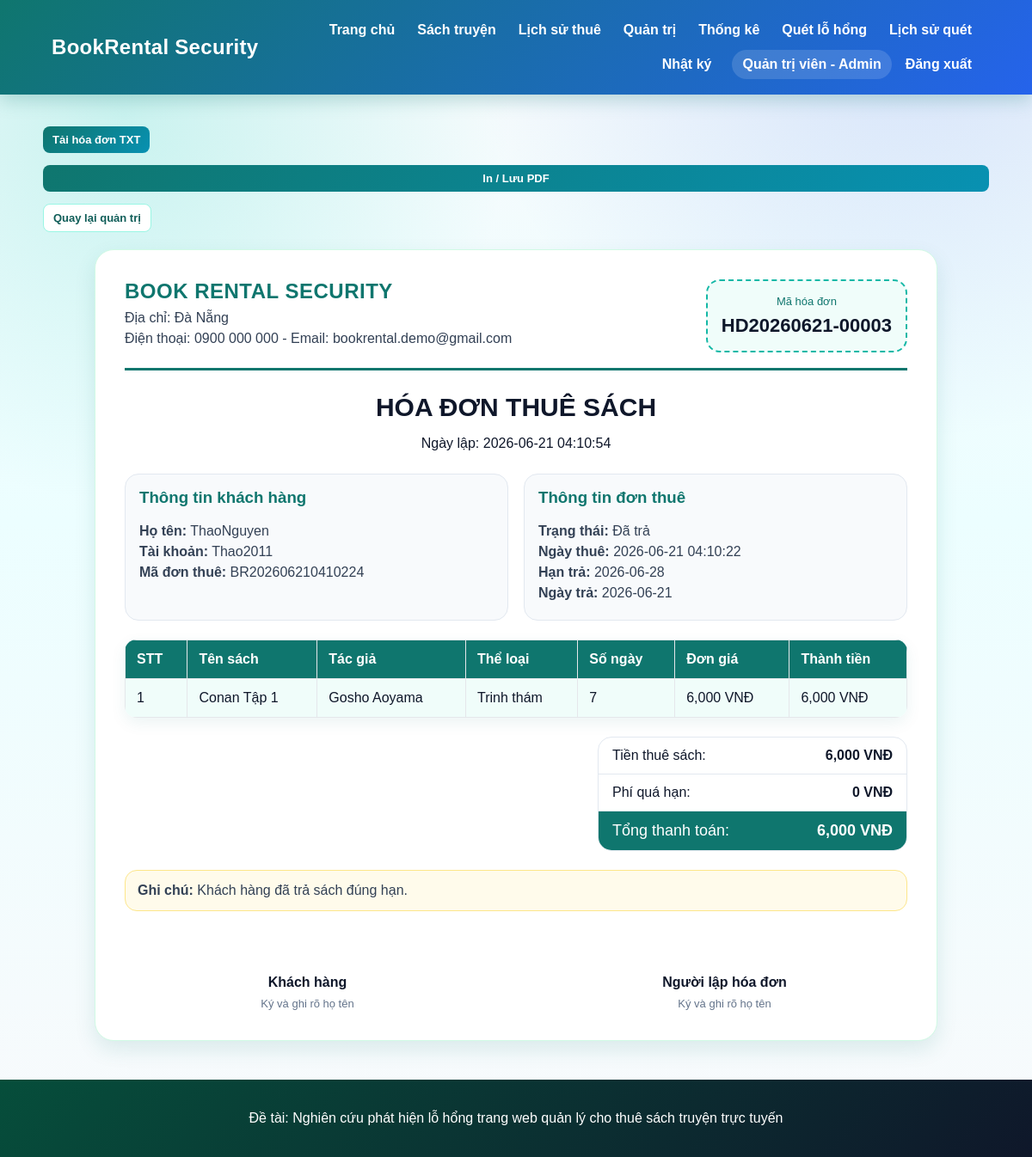
/invoice/3 (signed in), run on the app's committed database.
### tables this page shows
CREATE TABLE invoices (
            id INTEGER PRIMARY KEY AUTOINCREMENT,
            invoice_code TEXT UNIQUE NOT NULL,
            rental_id INTEGER UNIQUE NOT NULL,
            subtotal REAL DEFAULT 0,
            late_fee REAL DEFAULT 0,
            total_amount REAL DEFAULT 0,
            issued_at TEXT NOT NULL,
            created_by INTEGER,
            note TEXT,
            FOREIGN KEY(rental_id) REFERENCES rentals(id),
            FOREIGN KEY(created_by) REFERENCES users(id)
        );

CREATE TABLE users (
            id INTEGER PRIMARY KEY AUTOINCREMENT,
            fullname TEXT NOT NULL,
            username TEXT UNIQUE NOT NULL,
            password TEXT NOT NULL,
            role TEXT NOT NULL DEFAULT 'customer',
            created_at TEXT DEFAULT CURRENT_TIMESTAMP,
            last_login TEXT
        );

CREATE TABLE rentals (
            id INTEGER PRIMARY KEY AUTOINCREMENT,
            rental_code TEXT,
            user_id INTEGER NOT NULL,
            book_id INTEGER NOT NULL,
            status TEXT NOT NULL,
            created_at TEXT DEFAULT CURRENT_TIMESTAMP,
            updated_at TEXT,
            due_at TEXT,
            returned_at TEXT,
            late_fee REAL DEFAULT 0,
            note TEXT,
            FOREIGN KEY(user_id) REFERENCES users(id),
            FOREIGN KEY(book_id) REFERENCES books(id)
        );

CREATE TABLE books (
            id INTEGER PRIMARY KEY AUTOINCREMENT,
            title TEXT NOT NULL,
            author TEXT NOT NULL,
            category TEXT NOT NULL,
            quantity INTEGER NOT NULL,
            price REAL NOT NULL,
            description TEXT,
            cover_image TEXT
        );

### app.py (the view)
@app.route("/invoice/<int:rental_id>")
@login_required
def invoice_detail(rental_id):
    rental = get_invoice_data(rental_id)
    if not rental:
        flash("Không tìm thấy đơn thuê.")
        return redirect(url_for("index"))
    is_manager = session.get("role") in ("admin", "staff")
    is_owner = rental["user_id"] == session.get("user_id")
    if not is_manager and not is_owner:
        flash("Bạn không có quyền xem hóa đơn này.")
        return redirect(url_for("index"))
    if rental["status"] == "Đã hủy":
        flash("Không thể xem hóa đơn cho đơn đã hủy.")
        return redirect(url_for("admin") if is_manager else url_for("my_rentals"))
    invoice = create_or_update_invoice(rental_id)
    if not invoice:
        flash("Không thể tạo hóa đơn cho đơn thuê này.")
        return redirect(url_for("admin") if is_manager else url_for("my_rentals"))
    log_action("Xem hóa đơn", f"Xem hóa đơn {invoice['invoice_code']} cho đơn thuê ID {rental_id}")
    return render_template("invoice.html", invoice=build_invoice_view_model(invoice))

### app.py (called while the page is built)
def now_text():
    return datetime.now().strftime("%Y-%m-%d %H:%M:%S")

def get_db():
    conn = sqlite3.connect(DATABASE)
    conn.row_factory = sqlite3.Row
    return conn

def log_action(action, detail=""):
    try:
        conn = get_db()
        conn.execute(
            "INSERT INTO audit_logs (user_id, action, detail, created_at) VALUES (?, ?, ?, ?)",
            (session.get("user_id"), action, detail, now_text()),
        )
        conn.commit()
        conn.close()
    except Exception:
        pass

def login_required(view_func):
    @wraps(view_func)
    def wrapper(*args, **kwargs):
        if "user_id" not in session:
            flash("Bạn cần đăng nhập để sử dụng chức năng này.")
            return redirect(url_for("login"))
        return view_func(*args, **kwargs)
    return wrapper

@app.context_processor
def inject_permissions():
    role = session.get("role")
    return {
        "roles": ROLES,
        "can_manage_books": role in PERMISSIONS["manage_books"],
        "can_manage_rentals": role in PERMISSIONS["manage_rentals"],
        "can_manage_users": role in PERMISSIONS["manage_users"],
        "can_security_scan": role in PERMISSIONS["security_scan"],
    }

def money_vnd(value):
    try:
        return f"{float(value):,.0f} VNĐ"
    except (TypeError, ValueError):
        return "0 VNĐ"

@app.template_filter("money_vnd")
def money_vnd_filter(value):
    return money_vnd(value)

def get_invoice_data(rental_id):
    conn = get_db()
    rental = conn.execute(
        """
        SELECT
            rentals.id,
            rentals.rental_code,
            rentals.status,
            rentals.created_at,
            rentals.updated_at,
            rentals.due_at,
            rentals.returned_at,
            rentals.late_fee,
            rentals.note,
            users.id AS user_id,
            users.fullname,
            users.username,
            books.title AS book_title,
books.author,
books.category,
books.price,
books.cover_image
        FROM rentals
        JOIN users ON rentals.user_id = users.id
        JOIN books ON rentals.book_id = books.id
        WHERE rentals.id = ?
        """,
        (rental_id,),
    ).fetchone()
    conn.close()
    return rental

### templates/invoice.html
{% extends "base.html" %}
{% block content %}
<div class="invoice-toolbar no-print">
    <a class="btn-small" href="{{ url_for('download_invoice', rental_id=request.view_args.get('rental_id')) }}">Tải hóa đơn TXT</a>
    <button class="btn-small" onclick="window.print()">In / Lưu PDF</button>
    {% if can_manage_rentals %}
        <a class="btn-small secondary-outline" href="{{ url_for('admin') }}">Quay lại quản trị</a>
    {% else %}
        <a class="btn-small secondary-outline" href="{{ url_for('my_rentals') }}">Quay lại lịch sử thuê</a>
    {% endif %}
</div>
<section class="invoice-paper">
    <div class="invoice-header">
        <div>
            <h2>{{ invoice.shop_name }}</h2>
            <p>Địa chỉ: {{ invoice.shop_address }}</p>
            <p>Điện thoại: {{ invoice.shop_phone }} - Email: {{ invoice.shop_email }}</p>
        </div>
        <div class="invoice-code-box">
            <span>Mã hóa đơn</span>
            <strong>{{ invoice.invoice_code }}</strong>
        </div>
    </div>
    <div class="invoice-title-block">
        <h1>HÓA ĐƠN THUÊ SÁCH</h1>
        <p>Ngày lập: {{ invoice.issued_at }}</p>
    </div>
    <div class="invoice-info-grid">
        <div>
            <h3>Thông tin khách hàng</h3>
            <p><strong>Họ tên:</strong> {{ invoice.customer_name }}</p>
            <p><strong>Tài khoản:</strong> {{ invoice.customer_username }}</p>
            <p><strong>Mã đơn thuê:</strong> {{ invoice.rental_code }}</p>
        </div>
        <div>
            <h3>Thông tin đơn thuê</h3>
            <p><strong>Trạng thái:</strong> {{ invoice.status }}</p>
            <p><strong>Ngày thuê:</strong> {{ invoice.created_at }}</p>
            <p><strong>Hạn trả:</strong> {{ invoice.due_at }}</p>
            <p><strong>Ngày trả:</strong> {{ invoice.returned_at or 'Chưa trả' }}</p>
        </div>
    </div>
    <table class="invoice-table">
        <tr>
            <th>STT</th>
            <th>Tên sách</th>
            <th>Tác giả</th>
            <th>Thể loại</th>
            <th>Số ngày</th>
            <th>Đơn giá</th>
            <th>Thành tiền</th>
        </tr>
        <tr>
            <td>1</td>
            <td>{{ invoice.book_title }}</td>
            <td>{{ invoice.book_author }}</td>
            <td>{{ invoice.book_category }}</td>
            <td>{{ invoice.rental_days }}</td>
            <td>{{ invoice.unit_price|money_vnd }}</td>
            <td>{{ invoice.subtotal|money_vnd }}</td>
        </tr>
    </table>
    <div class="invoice-total-box">
        <div><span>Tiền thuê sách:</span><strong>{{ invoice.subtotal|money_vnd }}</strong></div>
        <div><span>Phí quá hạn:</span><strong>{{ invoice.late_fee|money_vnd }}</strong></div>
        <div class="grand-total"><span>Tổng thanh toán:</span><strong>{{ invoice.total_amount|money_vnd }}</strong></div>
    </div>
    <div class="invoice-note">
        <strong>Ghi chú:</strong> {{ invoice.note or 'Không có ghi chú.' }}
    </div>
    <div class="invoice-signatures">
        <div>
            <p>Khách hàng</p>
            <span>Ký và ghi rõ họ tên</span>
        </div>
        <div>
            <p>Người lập hóa đơn</p>
            <span>Ký và ghi rõ họ tên</span>
        </div>
    </div>
</section>
{% endblock %}

### static/style.css (style rules this page uses)
* { box-sizing: border-box; }
:root { --primary: #0f766e; --primary-dark: #115e59; --primary-light: #ccfbf1; --secondary: #2563eb; --bg: #f0fdfa; --card: #ffffff; --text: #1f2937; --muted: #6b7280; --border: #d1fae5; --danger: #dc2626; --warning: #f59e0b; --safe: #16a34a; --shadow: 0 10px 25px rgba(15, 118, 110, 0.12); }
body { margin: 0; font-family: Arial, sans-serif; background: linear-gradient(180deg, #ecfeff, #f0fdfa); color: var(--text); }
.btn, button { display: inline-block; background: linear-gradient(135deg, #0f766e, #0891b2); color: white; padding: 12px 20px; border-radius: 10px; text-decoration: none; border: none; cursor: pointer; font-weight: bold; transition: 0.2s; }
button { width: 100%; margin-top: 22px; }
table { width: 100%; border-collapse: collapse; background: white; margin-top: 16px; border-radius: 14px; overflow: hidden; box-shadow: 0 6px 18px rgba(15, 118, 110, 0.08); }
table th, table td { padding: 13px; border: 1px solid #e5e7eb; text-align: left; vertical-align: top; }
table th { background: linear-gradient(135deg, #0f766e, #0891b2); color: white; }
table tr:nth-child(even) { background: #f0fdfa; }
.btn-small { display: inline-block; background: linear-gradient(135deg, #0f766e, #0891b2); color: white; padding: 8px 11px; border-radius: 8px; text-decoration: none; margin: 2px; font-size: 13px; font-weight: bold; }
body { background: radial-gradient(circle at 12% 10%, rgba(45, 212, 191, 0.22), transparent 28%), radial-gradient(circle at 88% 0%, rgba(37, 99, 235, 0.16), transparent 30%), linear-gradient(180deg, #f8fafc, #ecfeff 45%, #f8fafc); }
.secondary-outline { background: white; color: var(--primary-dark); border: 1px solid #99f6e4; }
table td, table th { vertical-align: top; }
.invoice-toolbar { display: flex; gap: 10px; flex-wrap: wrap; margin-bottom: 18px; }
.invoice-paper { background: #ffffff; max-width: 980px; margin: 0 auto 30px; padding: 34px; border: 1px solid var(--border); border-radius: 22px; box-shadow: var(--shadow); color: #0f172a; }
.invoice-header { display: flex; justify-content: space-between; gap: 24px; border-bottom: 3px solid #0f766e; padding-bottom: 18px; }
.invoice-header h2 { margin: 0 0 8px; color: #0f766e; letter-spacing: 0.5px; }
.invoice-header p, .invoice-info-grid p, .invoice-note { margin: 6px 0; color: #334155; }
.invoice-code-box { min-width: 230px; padding: 16px; border: 2px dashed #14b8a6; border-radius: 16px; text-align: center; background: #f0fdfa; }
.invoice-code-box span { display: block; color: #0f766e; font-size: 13px; margin-bottom: 8px; }
.invoice-code-box strong { font-size: 22px; color: #0f172a; }
.invoice-title-block { text-align: center; margin: 26px 0; }
.invoice-title-block h1 { margin: 0 0 8px; color: #0f172a; font-size: 30px; }
.invoice-info-grid { display: grid; grid-template-columns: 1fr 1fr; gap: 18px; margin-bottom: 22px; }
.invoice-info-grid > div { background: #f8fafc; border: 1px solid #e2e8f0; border-radius: 16px; padding: 16px; }
.invoice-info-grid h3 { margin-top: 0; color: #0f766e; }
.invoice-table { margin-top: 14px; }
.invoice-table th { background: #0f766e; color: #ffffff; }
.invoice-total-box { width: 360px; margin: 22px 0 0 auto; border: 1px solid #e2e8f0; border-radius: 16px; overflow: hidden; }
.invoice-total-box div { display: flex; justify-content: space-between; padding: 12px 16px; border-bottom: 1px solid #e2e8f0; }
.invoice-total-box div:last-child { border-bottom: 0; }
.invoice-total-box .grand-total { background: #0f766e; color: #ffffff; font-size: 18px; }
.invoice-note { margin-top: 22px; background: #fffbeb; border: 1px solid #fde68a; border-radius: 14px; padding: 14px; }
.invoice-signatures { display: flex; justify-content: space-between; gap: 60px; margin-top: 58px; text-align: center; }
.invoice-signatures div { flex: 1; }
.invoice-signatures p { font-weight: 800; margin-bottom: 6px; }
.invoice-signatures span { color: #64748b; font-size: 13px; }

### data on the page
invoices: invoice_code "HD20260621-00003", issued_at "2026-06-21 04:10:54"
users: customer_name "ThaoNguyen", customer_username "Thao2011"
rentals: rental_code "BR202606210410224", status "Đã trả", created_at "2026-06-21 04:10:22", due_at "2026-06-28", returned_at "2026-06-21", note "Khách hàng đã trả sách đúng hạn."
books: book_title "Conan Tập 1", book_author "Gosho Aoyama", book_category "Trinh thám", unit_price "6,000 VNĐ", subtotal "6,000 VNĐ"

### other printed values
{{ session.get("fullname") }} "Quản trị viên"
{{ roles.get(session.get("role"), session.get("role")) }} "Admin"
{{ invoice.shop_name }} "BOOK RENTAL SECURITY"
{{ invoice.shop_address }} "Đà Nẵng"
{{ invoice.shop_phone }} "0900 000 000"
{{ invoice.shop_email }} "bookrental.demo@gmail.com"
{{ invoice.rental_days }} "7"
{{ invoice.late_fee|money_vnd }} "0 VNĐ"
{{ invoice.total_amount|money_vnd }} "6,000 VNĐ"
